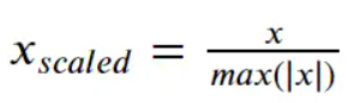
#> input picture Statistics & Probability/Data Scaling/images/maxabs.png, 348 x 103 px, found by its file name
$ jupyter execute 'max-abs scaler.ipynb'
#> lines starting #> are read from the running program, lines starting #| are printed output that depends on the picture
1. [Max Absolute Scaler](#max-absolute-scaler)

#### Max Absolute Scaler:
- it is used the scale the data between the range -1 to + 1
- the ratio of value by maximum absolute value
- works for both gaussian or non gaussian distribution
- sensitive to outliers
- useful for sparse data and data centeres near 0
- handles both positive and negative values
- used for algorithms that support,
    - recommendation systems
    - TF-IDF (NLP)
    - Neural Network
    - Image Processing

[cell 1]
from PIL import Image
from IPython.display import display

img = Image.open('images/maxabs.png')
#> img is the input picture: PIL image 348x103 RGBA; mean R, G, B, A 239.6, 239.7, 239.4, 255
new_image = img.resize((250, 80))
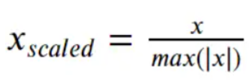
#> new_image: PIL image 250x80 RGBA; mean R, G, B, A 239.6, 239.6, 239.4, 255
display(new_image)


$ run again, with Statistics & Probability/Data Scaling/images/minmax.png copied over Statistics & Probability/Data Scaling/images/maxabs.png
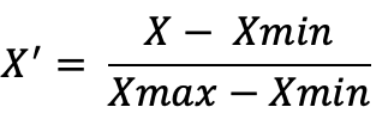
#> input picture Statistics & Probability/Data Scaling/images/minmax.png, 382 x 118 px, found by its file name
#> img is the input picture: PIL image 382x118 RGBA; mean R, G, B, A 230.9, 230.9, 230.9, 255
#> `new_image = img.resize((250, 80))`:
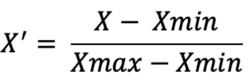
#> new_image: PIL image 250x80 RGBA; mean R, G, B, A 230.7, 230.7, 230.7, 255

$ run again, with Statistics & Probability/Data Scaling/images/normalization.png copied over Statistics & Probability/Data Scaling/images/maxabs.png
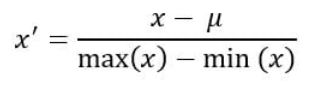
#> input picture Statistics & Probability/Data Scaling/images/normalization.png, 312 x 97 px, found by its file name
#> img is the input picture: PIL image 312x97 RGBA; mean R, G, B, A 240.1, 240.1, 240.1, 255
#> `new_image = img.resize((250, 80))`:
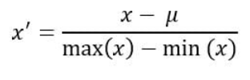
#> new_image: PIL image 250x80 RGBA; mean R, G, B, A 239.9, 239.9, 239.9, 255

$ run again, with Statistics & Probability/Data Scaling/images/robust.png copied over Statistics & Probability/Data Scaling/images/maxabs.png
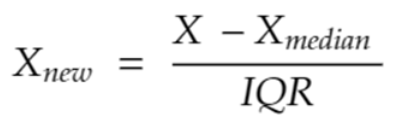
#> input picture Statistics & Probability/Data Scaling/images/robust.png, 400 x 121 px, found by its file name
#> img is the input picture: PIL image 400x121 RGBA; mean R, G, B, A 241.7, 241.7, 241.7, 255
#> `new_image = img.resize((250, 80))`:
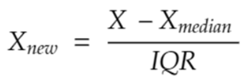
#> new_image: PIL image 250x80 RGBA; mean R, G, B, A 241.6, 241.6, 241.6, 255
